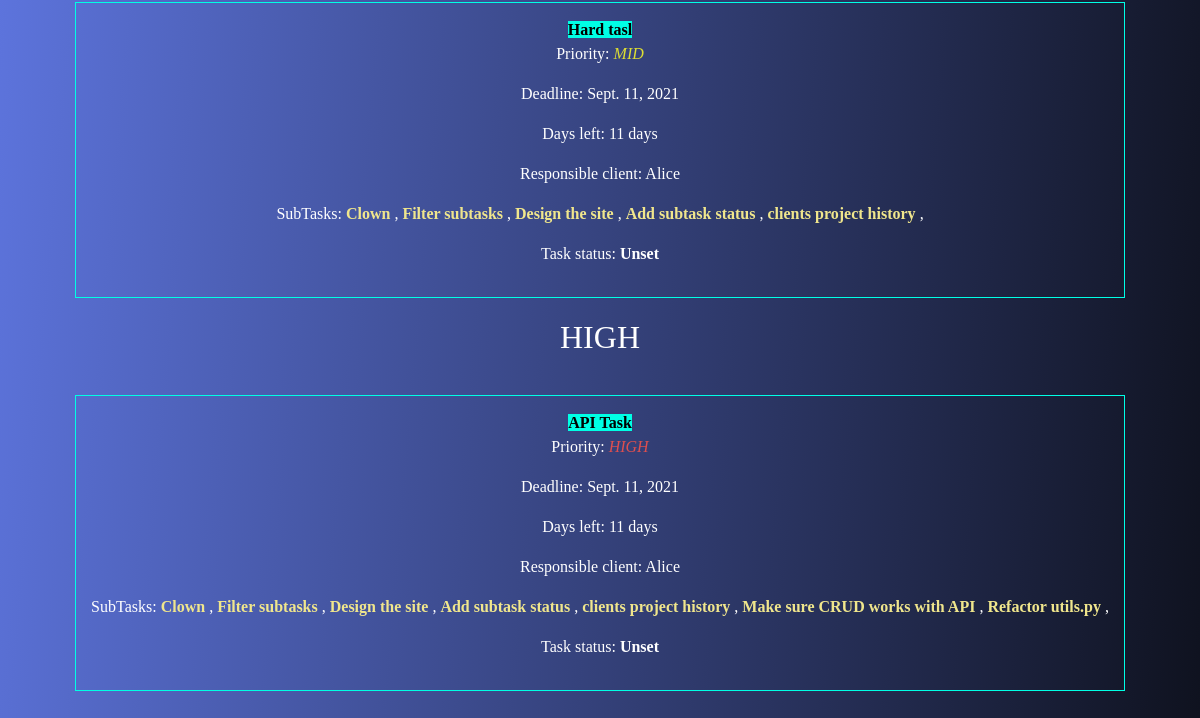
The page /clients/taskList/ (lower part) on the database as committed earlier.
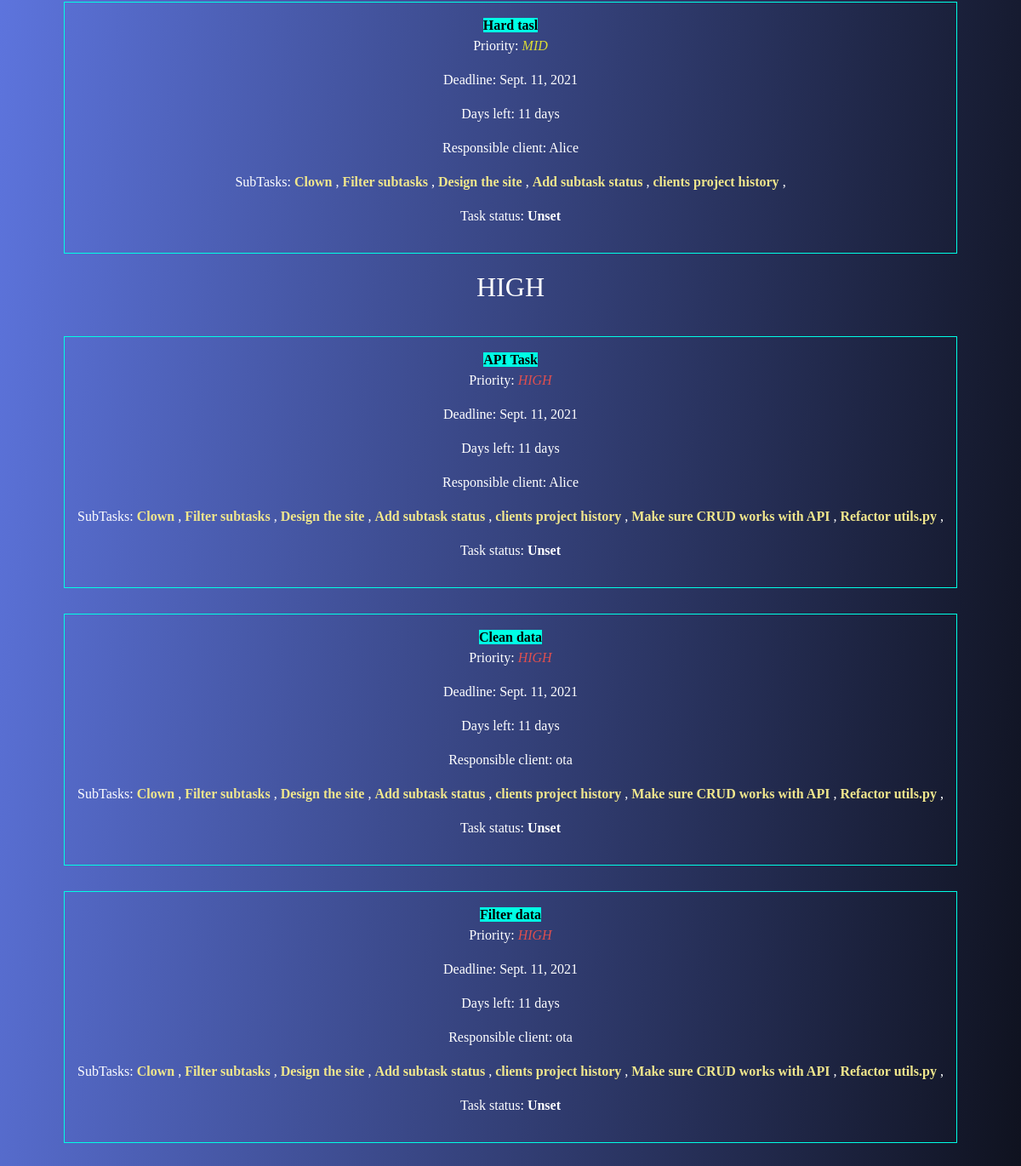
The same page on the database as committed later.
### managementapp/models.py (models this page shows, shortened)
class Task(models.Model):
    title = models.CharField(max_length=300)
    priority = models.IntegerField(null=True ,blank=True)
    deadline = models.DateField(null=True, blank=True)
    daysLeft = models.IntegerField(null=True, blank=True)
    status = models.CharField(max_length=50, default='Unset')
    responsible_client = models.ForeignKey(
        Client,
        on_delete=CASCADE,
        blank=True, null=True
    )
    subTasks = models.ManyToManyField(
        SubTask,
        blank=True,
    )

class Client(models.Model):
    name = models.CharField(max_length=300)
    email = models.CharField(max_length=300)
    phoneNumber = models.IntegerField()
    address = models.CharField(max_length=300)
    def __str__(self):
        return "%s" % (self.name)

class SubTask(models.Model):
    title = models.CharField(max_length=300)
    priority = models.IntegerField()
    deadline = models.DateField(blank=True)
    daysLeft = models.IntegerField(null=True, blank=True)
    status = models.CharField(max_length=50, default='Unset')
    responsible_client = models.ForeignKey(
        'Client',
        on_delete=CASCADE,
        blank=True, null=True
    )

### managementapp/views/task/taskViews.py (the view)
# urls.py: path('taskList/', views.taskList, name='taskList'),
def taskList(request):
    setTaskPriority()
    setTaskDeadline()
    return render(request, 'clients/list/taskList.html', {'Tasks': Task.objects.all(),})

### managementapp/utils.py (called while the page is built)
def limitPriority(calculatedPriority):
    if calculatedPriority <= 1:
        return 1;
    elif calculatedPriority > 1 and calculatedPriority <=2:
        return 2;
    else:
        return 3;

def setTaskPriority():
    obj = Task.objects.all()
    for obj in Task.objects.all():
        obj.priority = limitPriority( calculateTaskPriority(obj) )
        obj.save()
    print("Task priority has been updated!" )

def calculateTaskPriority(obj):
    sumPriority = 0
    for sub in obj.subTasks.all():
        sumPriority += sub.priority
    return sumPriority / 5

def setTaskDeadline():
    obj = Task.objects.all()
    for obj in Task.objects.all():
        obj.deadline, obj.daysLeft = compareDeadlinesForTask(obj)
        obj.save()
    print("Task deadline has been updated!" )

def compareDeadlinesForTask(obj):
    temp_task = obj
    saved_deadline = datetime.date( datetime.now() )
    days_left = 0
    for sub in temp_task.subTasks.all():
        if  saved_deadline < sub.deadline:
            saved_deadline = sub.deadline
    days_left = countDaysLeft(saved_deadline)
    return saved_deadline, days_left

### managementapp/templates/clients/list/taskList.html (shortened to what this page needs)
{% extends "layout/base.html" %} {% block content %}
<div class="objects">
    {% for task in Tasks %}
    {% if task.priority == 2 %}
    <div class="obj">
        <a class="obj-name"><b> {{ task.title }} </b> </a>
        <p>Priority: <i class="mid"> MID </i> </p>
        <p>Deadline: {{ task.deadline }} </p>
        <p>Days left: {{ task.daysLeft }} days</p>
        <p>Responsible client: {{ task.responsible_client}} </p>
        <p>SubTasks: {% for subtask in task.subTasks.all %}
            <a href="{% url 'clients:subtaskProfile' id=subtask.id %}"> <b class="obj-list"> {{ subtask.title }}</b> </a>, {% endfor %}
        </p>
        <p>Task status: <b>{{ task.status }}</b></p>
    </div>
    {% endif %}
    {% endfor %}
    <h2>HIGH</h2>
    {% for task in Tasks %}
    {% if task.priority == 3 %}
    <div class="obj">
        <a class="obj-name"><b> {{ task.title }} </b> </a>
        <p>Priority: <i class="high"> HIGH </i> </p>
        <p>Deadline: {{ task.deadline }} </p>
        <p>Days left: {{ task.daysLeft }} days </p>
        <p>Responsible client: {{ task.responsible_client}} </p>
        <p>SubTasks: {% for subtask in task.subTasks.all %}
            <a href="{% url 'clients:subtaskProfile' id=subtask.id %}"> <b class="obj-list"> {{ subtask.title }}</b> </a>, {% endfor %}
        </p>
        <p>Task status: <b>{{ task.status }}</b></p>
    </div>
    {% endif %}
    {% endfor %}
</div>
{% endblock %}

Rows that differ between the two databases and show on the page:
added Task: title "Clean data", deadline "Sept. 11, 2021", daysLeft "11", responsible_client "ota", status "Unset", SubTask (title "Clown"), SubTask (title "Filter subtasks"), SubTask (title "Design the site"), SubTask (title "Add subtask status"), SubTask (title "clients project history"), SubTask (title "Make sure CRUD works with API"), SubTask (title "Refactor utils.py"), shown under "HIGH"
added Task: title "Filter data", deadline "Sept. 11, 2021", daysLeft "11", responsible_client "ota", status "Unset", SubTask (title "Clown"), SubTask (title "Filter subtasks"), SubTask (title "Design the site"), SubTask (title "Add subtask status"), SubTask (title "clients project history"), SubTask (title "Make sure CRUD works with API"), SubTask (title "Refactor utils.py"), shown under "HIGH"
